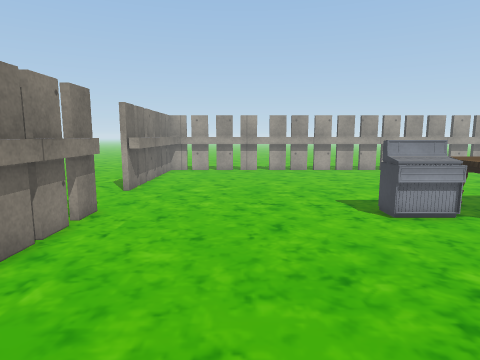
view 1 (above)

16 first-person views from a walk through a 3-D level made in the Unity game engine. The camera is 1.3 m above the floor, tilts 8° down and sees 75° across. The floor is counted in squares, 0.5 m on a side. Each view is taken from the middle of a square. On the plan, view 1 faces up. The plan holds only what a view shows up to about 20 squares ahead; the rest is blank. The place goes on beyond the plan. The player is left out. Some surface patterns are stand-ins.

view 2
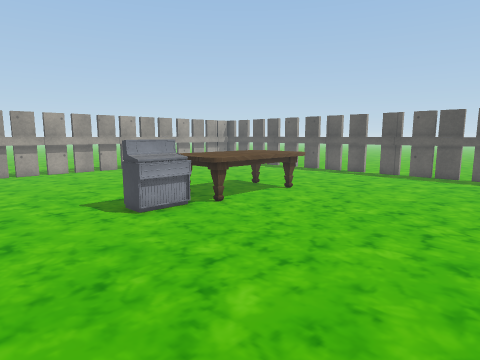

view 3
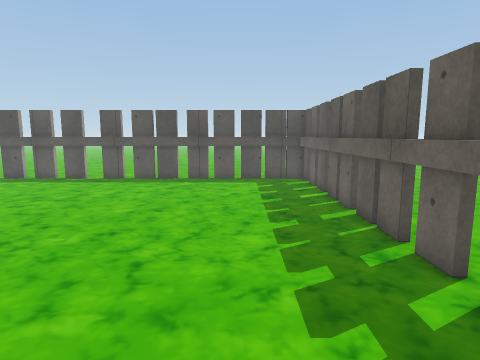

view 4
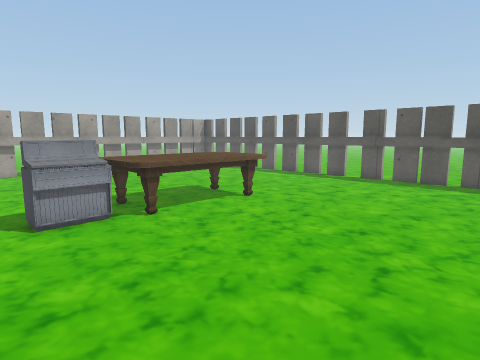

view 5
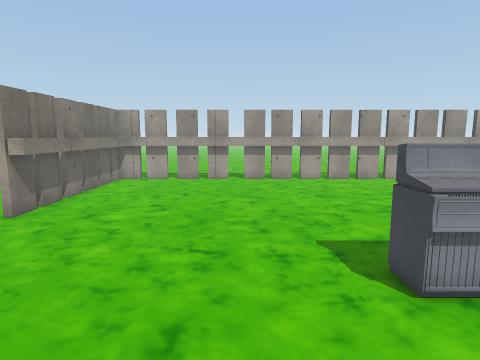

view 6
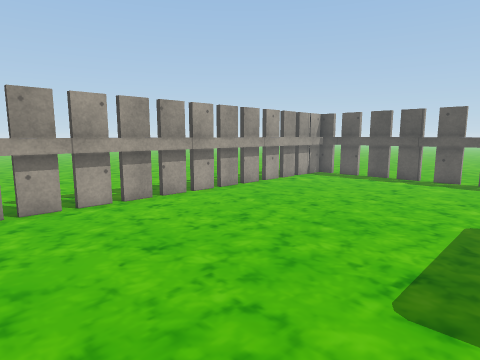

view 7
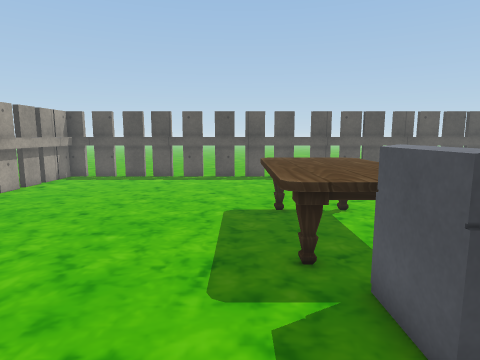

view 8
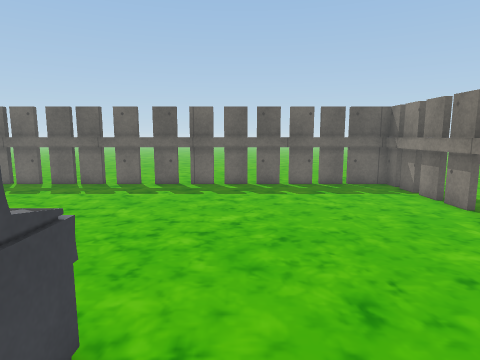

view 9
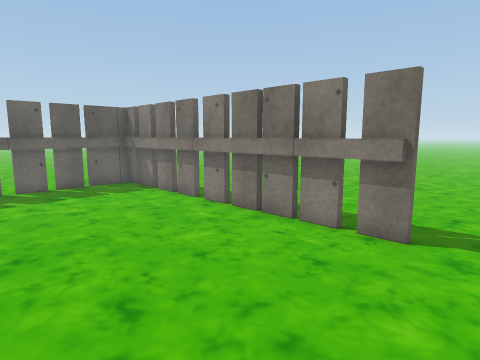

view 10
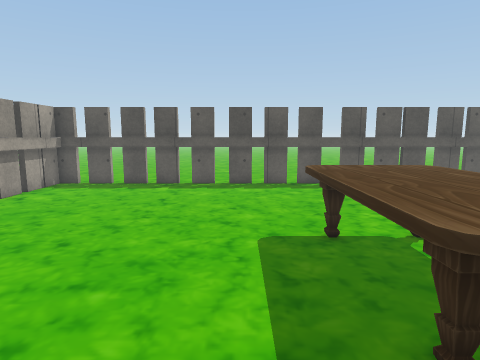

view 11
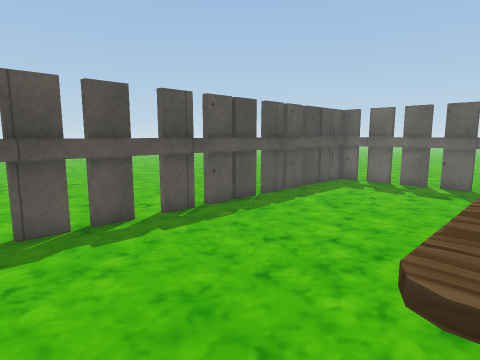

view 12
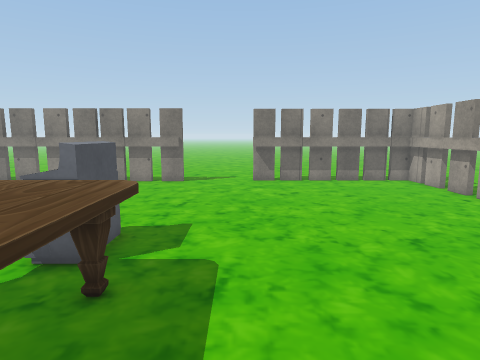

view 13
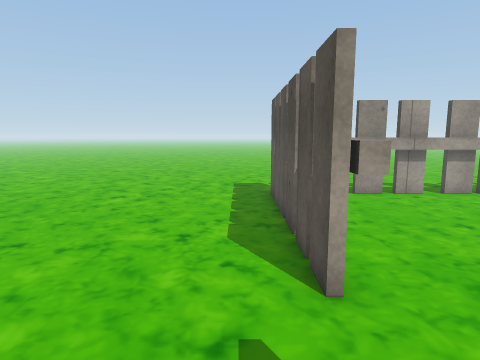

view 14
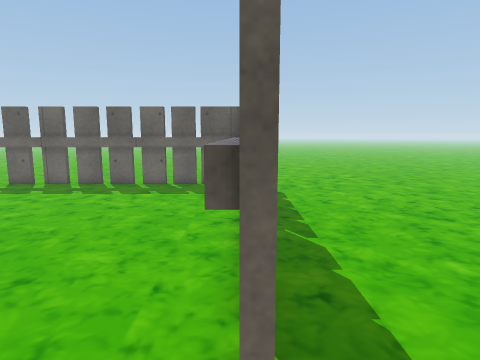

view 15
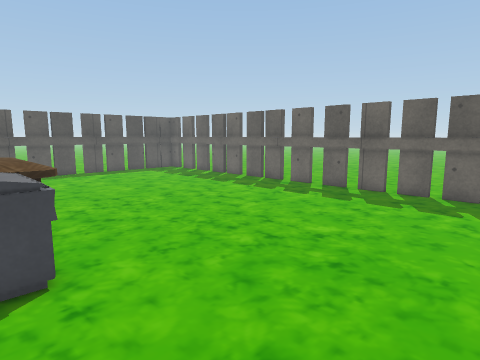

view 16
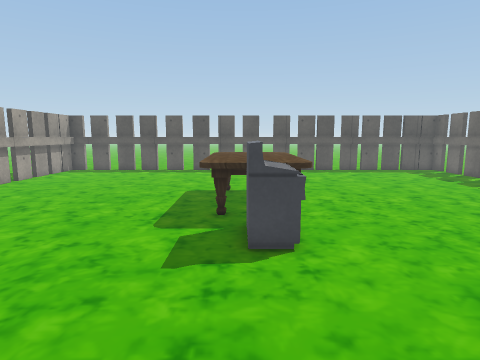

### Floor plan
Points are (right, up) in squares from view 1. A wall is a line through its corners. A room is listed if a view was taken in it or the views show most of it. See-through windows are left out.
Room 1 (views 1, 2, 3, 4, 5, 6, 7, 8, 9, 10, 11, 12, 15, 16)
walls: (-4.7, 10.7) (-4.7, -3.6) (21.8, -3.6) (21.8, 23.6) (-4.7, 23.6) (-4.7, 14.8); (-5, 10.8) (-5, 9.5); (-5, 9) (-5, 4.5); (8.4, -3.9) (9.8, -3.9); (6.4, -3.9) (7.8, -3.9); (8.8, 24) (7.4, 24); (7, 24) (5.6, 24); (10.4, -3.9) (11.8, -3.9); (22.2, 9.5) (22.2, 10.9); (10.5, 24) (9.1, 24); (-5, 4.2) (-5, 2.9); (22.2, 11.4) (22.2, 12.8); (5.2, 24) (3.9, 24); (4.4, -3.9) (5.8, -3.9); (12, -3.9) (13.4, -3.9); (22.2, 7.1) (22.2, 8.5); (22.2, 13.2) (22.2, 14.6); (12.1, 24) (10.9, 24); (-5.3, 16.1) (-5.3, 14.8); (3.6, 24) (2.2, 24); (2.5, -3.9) (3.9, -3.9); (22.2, 5.2) (22.2, 6.6); (13.9, -3.9) (15.2, -3.9); (-5, 2.2) (-5, 0.9); (13.9, 24) (12.5, 24); (22.2, 15.4) (22.2, 16.8); (-5.3, 17.8) (-5.3, 16.4); (1.4, 24) (0, 24); (22.2, 3.8) (22.2, 5.1); (0.8, -3.9) (2.1, -3.9); (15.5, -3.9) (16.9, -3.9); (22.2, 17.2) (22.2, 18.6); (15.6, 24) (14.2, 24); (-5, 0.5) (-5, -0.9); (-5.3, 19.4) (-5.3, 18); (22.2, 1.9) (22.2, 3.2); (-0.6, 24) (-1.9, 24); (-1, -3.9) (0.4, -3.9); (17.4, -3.9) (18.8, -3.9); (22.2, 19.1) (22.2, 20.5); (17.5, 24) (16, 24); (-5, -1.1) (-5, -2.5); (22.2, 0.2) (22.2, 1.6); (-5.3, 21.1) (-5.3, 19.8); (-2.4, 24) (-3.8, 24); (-2.6, -3.9) (-1.2, -3.9); (19.2, -3.9) (20.6, -3.9); (19.1, 24) (17.8, 24); (22.2, 21) (22.2, 22.4); (22.2, -1.4) (22.2, 0); (-5, -2.9) (-5, -3.9) (-2.9, -3.9); (-5.3, 22.6) (-5.3, 21.2); (-4, 24) (-5.3, 24) (-5.3, 22.9); (21.1, -3.9) (22.2, -3.9) (22.2, -1.5); (22.2, 22.9) (22.2, 24) (19.4, 24)
ways out: opening at (-5, 12.5) to room 2; gap at (22, 7) to room 2; gap at (22, 11) to room 2; gap at (22, 19) to room 2
objects: other object (5, 10) to (6, 11); other object (7, 9) to (14, 12)
Room 2 (views 13, 14)
walls: (-5.2, 14.6) (-5.2, 15.1); (-4.7, 14.8) (-5.6, 14.8) (-5.6, 16.1); (-5.4, 10.7) (-4.7, 10.7); (-5.6, 16.4) (-5.6, 17.8); (-5.6, 18) (-5.6, 19.4); (-5.6, 19.8) (-5.6, 21); (-5.6, 21.2) (-5.6, 22.6); (-5.6, 22.9) (-5.6, 24.1)
ways out: opening at (-5, 12.5) to room 1; gap at (22, 7) to room 1; gap at (22, 11) to room 1; gap at (22, 19) to room 1

Where each view was taken, in squares from view 1:
view 1: 0 up, 0 right, facing up
view 2: 0 up, 0 right, facing up-right
view 3: 0 up, 3 right, facing right
view 4: 0 up, 3 right, facing up-right
view 5: 5 up, 2 right, facing up
view 6: 12 up, 2 right, facing up-right
view 7: 13 up, 2 right, facing right
view 8: 13 up, 3 right, facing down
view 9: 13 up, 3 right, facing down-left
view 10: 14 up, 5 right, facing right
view 11: 14 up, 13 right, facing down-right
view 12: 14 up, 13 right, facing left
view 13: 10 up, 7 left, facing up
view 14: 13 up, 5 left, facing down
view 15: 11 up, 1 left, facing down-right
view 16: 11 up, 2 left, facing right
